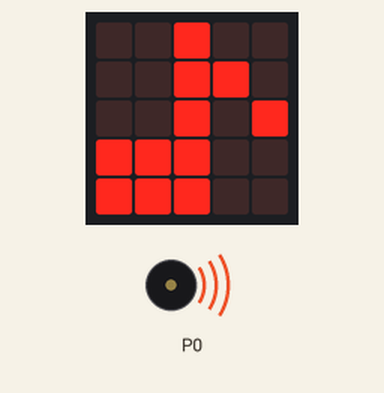
Bench run of a program on a simulated BBC micro:bit running MicroPython. Shown: the board's 5×5 LED display, buzzer (waves = sounding). At 15.5 s the program stops and its outputs stay as they are.

Above: at 0.24 s.
Timing chart, 0 to 17.0 s (numbered marks = the images above):
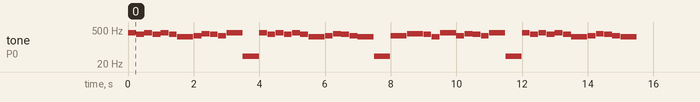

Measured:
- by itself, tone on P0: plays 392 Hz for 0.24 s, 330 Hz for 0.24 s, 392 Hz for 0.24 s, 330 Hz for 0.24 s, 392 Hz for 0.24 s, 330 Hz for 0.24 s … (51 notes in this stretch)

The program:

10.Play_the_custom_music_Painters.py
```python
from microbit import *
import music
display.show(Image.MUSIC_QUAVER)
tune = ["G4:2", "E4:2", "G4:2", "E4:2", "G4:2", "E4:2", "C4:4", "D4:2", "F4:2",
        "E4:2", "D4:2", "G4:4", "E1:4", "G4:2", "E4:2", "G4:2", "E4:2", "G4:2",
        "E4:2", "C4:4", "D4:2", "F4:2", "E4:2", "D4:2", "C4:4", "E1:4", "D4:2",
        "D4:2", "F4:2", "F4:2", "E4:2", "C4:2", "G4:4", "D4:2", "F4:2", "E4:2",
        "D4:2", "G4:4", "E1:4", "G4:2", "E4:2", "G4:2", "E4:2", "G4:2", "E4:2",
        "C4:4", "D4:2", "F4:2", "E4:2", "D4:2", "C4:4"]
music.play(tune)
```
